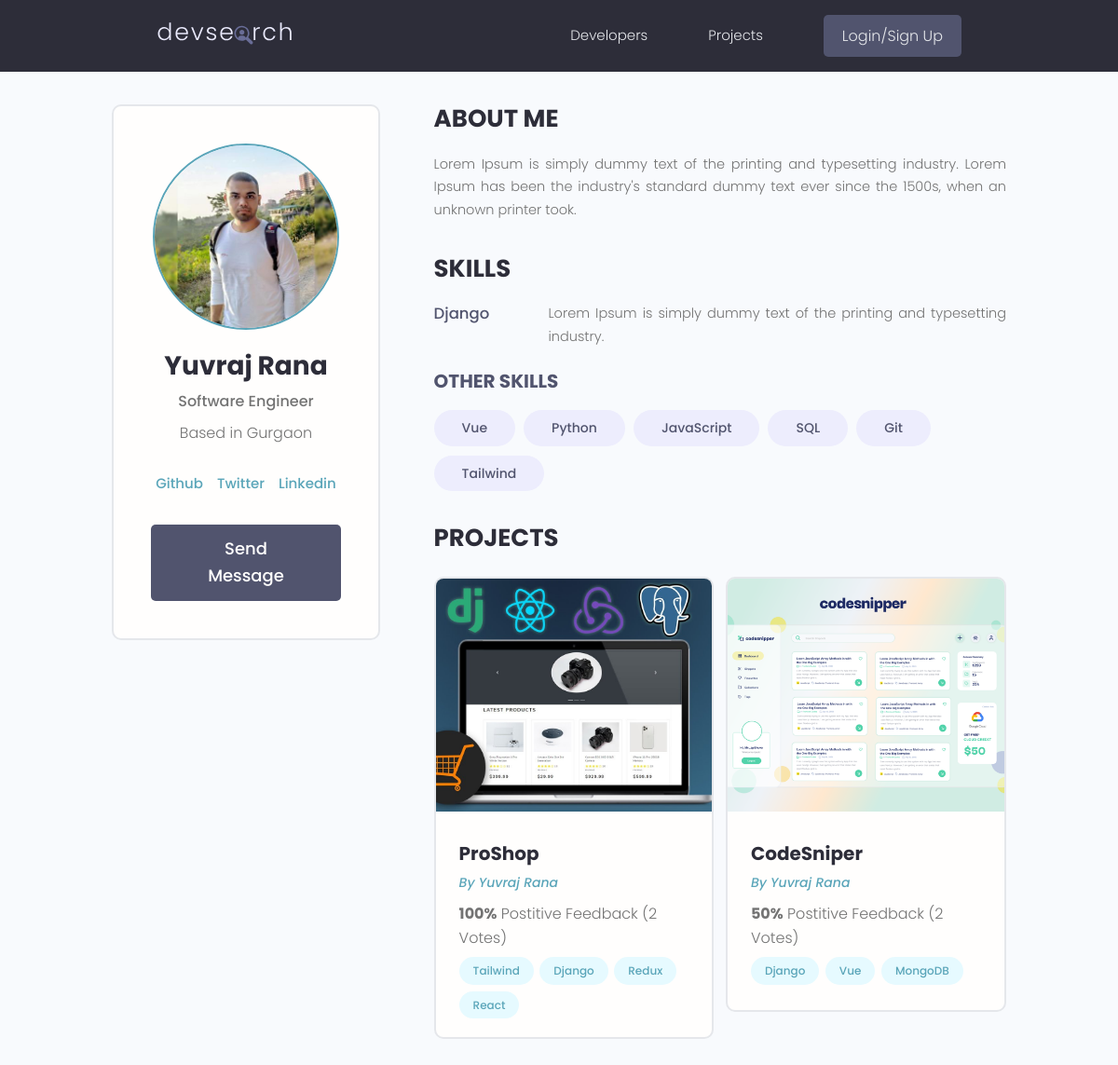
The page /profile/40512b55-7e6d-414b-845b-d9f2d8629b9b/ on the database as committed earlier.
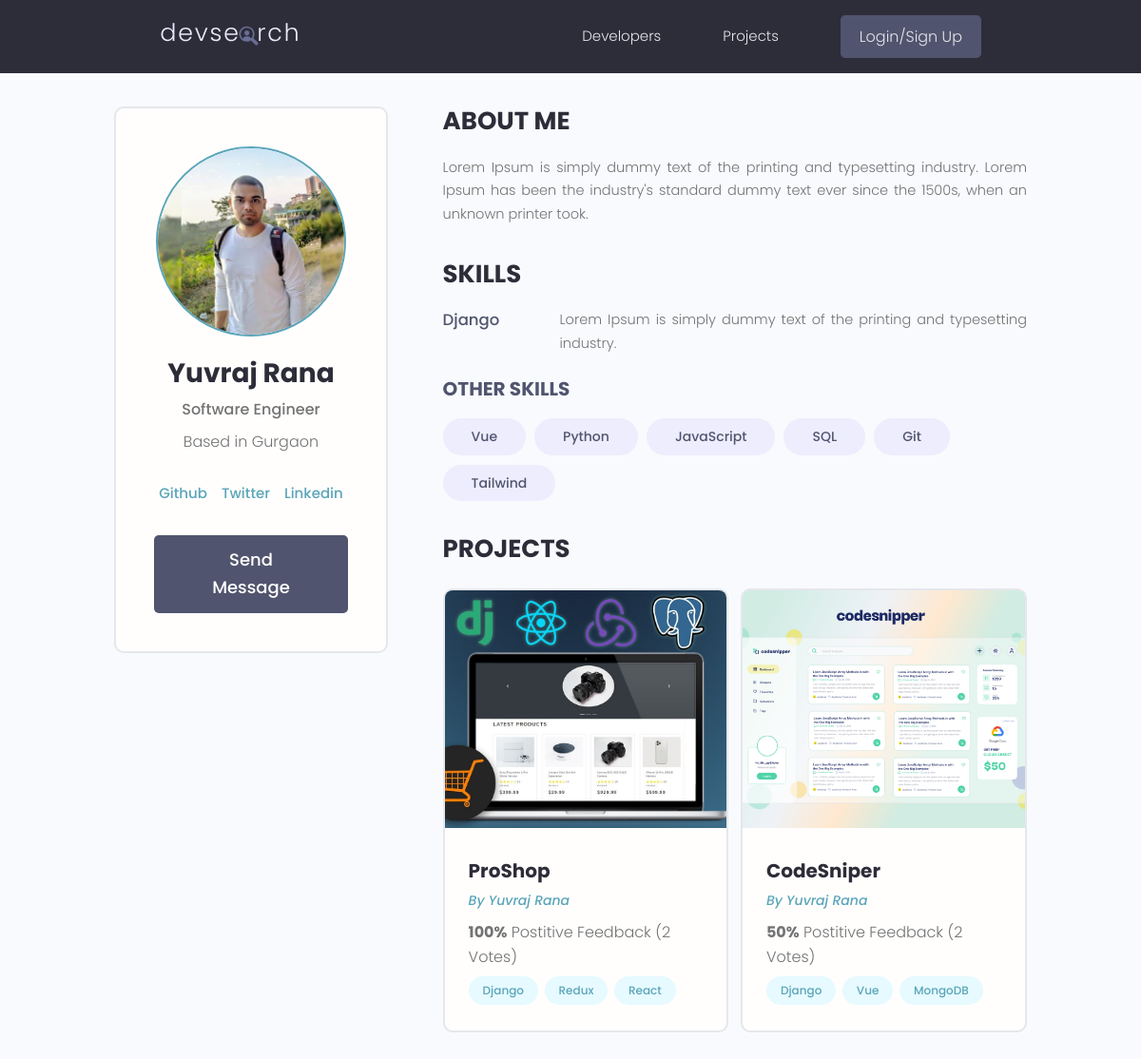
The same page on the database as committed later.
### users/models.py (models this page shows, shortened)
class Skill(models.Model):
    owner = models.ForeignKey(
        Profile, on_delete=models.CASCADE, null=True, blank=True)
    name = models.CharField(max_length=200, blank=True, null=True)
    description = models.TextField(null=True, blank=True)
    created = models.DateTimeField(auto_now_add=True)
    id = models.UUIDField(default=uuid.uuid4, unique=True,
                          primary_key=True, editable=False)
    def __str__(self):
        return str(self.name)

class Profile(models.Model):
    user = models.OneToOneField(
        User, on_delete=models.CASCADE, null=True, blank=True)
    name = models.CharField(max_length=200, blank=True, null=True)
    email = models.EmailField(max_length=500, blank=True, null=True)
    username = models.CharField(max_length=200, blank=True, null=True)
    location = models.CharField(max_length=200, blank=True, null=True)
    short_intro = models.CharField(max_length=200, blank=True, null=True)
    bio = models.TextField(blank=True, null=True)
    profile_image = models.ImageField(
        null=True, blank=True, upload_to='profiles/', default="profiles/user-default.png")
    social_github = models.CharField(max_length=200, blank=True, null=True)
    social_twitter = models.CharField(max_length=200, blank=True, null=True)
    social_linkedin = models.CharField(max_length=200, blank=True, null=True)
    social_youtube = models.CharField(max_length=200, blank=True, null=True)
    social_website = models.CharField(max_length=200, blank=True, null=True)
    created = models.DateTimeField(auto_now_add=True)
    id = models.UUIDField(default=uuid.uuid4, unique=True,
                          primary_key=True, editable=False)
    class Meta:
        ordering = ['created']
    @property
    def imageURL(self):
        try:
            url = self.profile_image.url
        except:
            url = ''
        return url

### projects/models.py (models this page shows, shortened)
class Project(models.Model):
    owner = models.ForeignKey(
        Profile, null=True, blank=True, on_delete=models.CASCADE)
    title = models.CharField(max_length=200)
    description = models.TextField(null=True, blank=True)
    featured_image = models.ImageField(
        null=True, blank=True, default="default.jpg")
    demo_link = models.CharField(max_length=2000, null=True, blank=True)
    source_link = models.CharField(max_length=2000, null=True, blank=True)
    tags = models.ManyToManyField('Tag', blank=True)
    vote_total = models.IntegerField(default=0, null=True, blank=True)
    vote_ratio = models.IntegerField(default=0, null=True, blank=True)
    created = models.DateTimeField(auto_now_add=True)
    id = models.UUIDField(default=uuid.uuid4, unique=True,
                          primary_key=True, editable=False)
    class Meta:
        ordering = ['-vote_ratio', '-vote_total', 'title']
    @property
    def imageURL(self):
        try:
            url = self.featured_image.url
        except:
            url = ''
        return url

class Tag(models.Model):
    name = models.CharField(max_length=200)
    created = models.DateTimeField(auto_now_add=True)
    id = models.UUIDField(default=uuid.uuid4, unique=True,
                          primary_key=True, editable=False)
    def __str__(self):
        return self.name

### users/views.py (the view)
# urls.py: path('profile/<str:pk>/', views.userProfile, name="user-profile"),
def userProfile(request, pk):
    profile = Profile.objects.get(id=pk)
    topSkills = profile.skill_set.exclude(description__exact="")
    otherSkills = profile.skill_set.filter(description="")
    context = {'profile': profile, 'topSkills': topSkills,
               "otherSkills": otherSkills}
    return render(request, 'users/user-profile.html', context)

### users/templates/users/user-profile.html (shortened to what the changed rows need)
{% extends 'main.html' %}
{% block content %}
<main class="profile my-md">
    <div class="container">
        <div class="layout">
            <div class="column column--1of3">
                <div class="card text-center">
                    <div class="card__body dev">
                        <h2 class="dev__name">{{profile.name}}</h2>
                    </div>
                </div>
            </div>
            <div class="column column--2of3">
                <div class="devInfo">
                    <div class="devInfo__skills">
                        {% for skill in topSkills %}
                        <div class="devSkill">
                            <h4 class="devSkill__title">{{skill.name}}</h4>
                            <p class="devSkill__info">{{skill.description}}</p>
                        </div>
                        {% endfor %}
                        <div class="devInfo__otherSkills">
                            {% for skill in otherSkills %}
                            <span class="tag tag--pill tag--sub tag--lg">
                                <small>{{skill}}</small>
                            </span>
                            {% endfor %}
                        </div>
                    </div>
                </div>
                <div class="devInfo">
                    <div class="grid grid--two">
                        {% for project in profile.project_set.all %}
                        <div class="column">
                            <div class="card project">
                                <a href="{% url 'project' project.id %}" class="project">
                                    <img class="project__thumbnail" src="{{project.imageURL}}"
                                        alt="project thumbnail" />
                                    <div class="card__body">
                                        <h3 class="project__title">{{project.title}}</h3>
                                        <p><a class="project__author"
                                                href="{% url 'user-profile' project.owner.id %}">By
                                                {{project.owner.name}}</a>
                                        </p>
                                        <p class="project--rating">
                                            <span style="font-weight: bold;">{{project.vote_ratio}}%</span> Postitive
                                            Feedback ({{project.vote_total}} Vote{{project.vote_total|pluralize:"s"}})
                                        </p>
                                        <div class="project__tags">
                                            {% for tag in project.tags.all %}
                                            <span class="tag tag--pill tag--main">
                                                <small>{{tag}}</small>
                                            </span>
                                            {% endfor %}
                                        </div>
                                    </div>
                                </a>
                            </div>
                        </div>
                        {% endfor %}
                    </div>
                </div>
            </div>
        </div>
    </div>
</main>
{% endblock content %}

Rows that differ between the two databases and show on the page:
removed Tag: name "Tailwind", shown under Project "ProShop"
